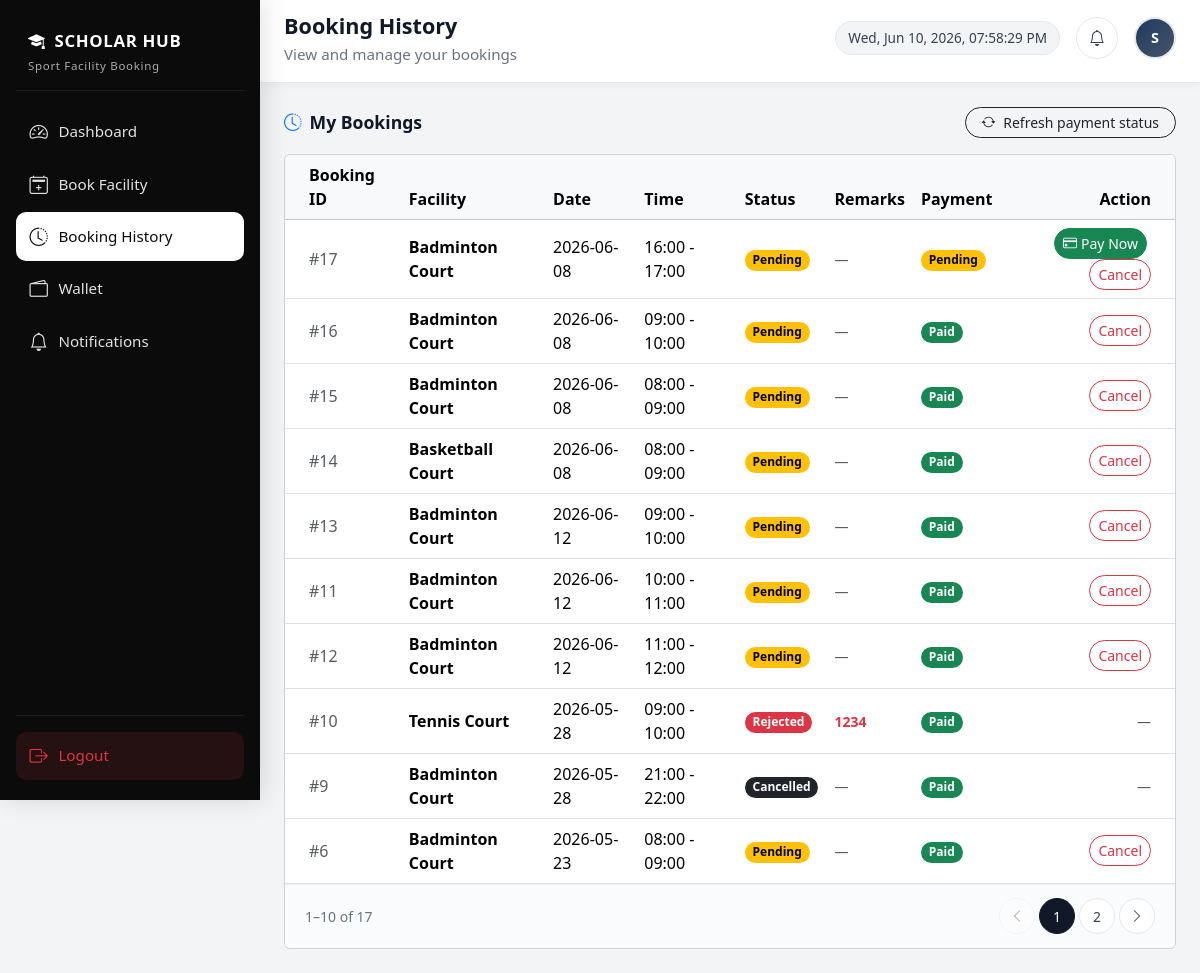
Page /booking_history.php (signed in) on the earlier database version.
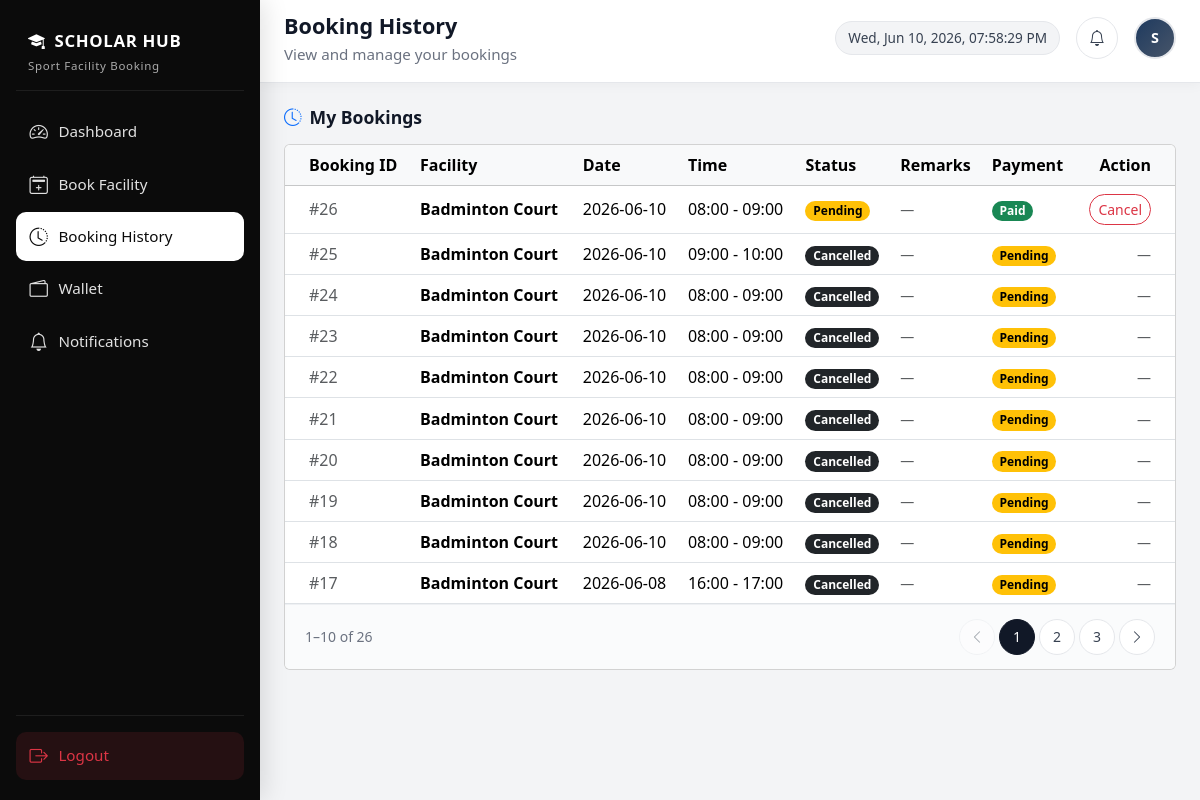
Same page on the later database version.
### tables this page shows
CREATE TABLE `bookings` (
  `booking_id` int(11) NOT NULL,
  `user_id` int(11) NOT NULL,
  `facility_type` varchar(50) NOT NULL,
  `court_id` int(11) DEFAULT NULL,
  `booking_date` date NOT NULL,
  `start_time` time NOT NULL,
  `end_time` time NOT NULL,
  `purpose` text DEFAULT NULL,
  `booking_status` enum('pending','approved','rejected','completed','cancelled') DEFAULT 'pending',
  `payment_method` varchar(50) DEFAULT NULL,
  `payment_amount` decimal(10,2) DEFAULT NULL,
  `payment_status` enum('pending','paid','failed','refunded') NOT NULL DEFAULT 'pending',
  `bill_code` varchar(100) DEFAULT NULL,
  `transaction_id` varchar(100) DEFAULT NULL,
  `paid_at` datetime DEFAULT NULL,
  `created_at` timestamp NOT NULL DEFAULT current_timestamp(),
  `reject_reason` text DEFAULT NULL
);

### config/toyyibpay.php (called while the page is built, shortened)
<?php
function toyyibpay_app_base_url(): string
{
    $host = isset($_SERVER['HTTP_HOST']) ? (string) $_SERVER['HTTP_HOST'] : 'localhost';
    $scheme = (!empty($_SERVER['HTTPS']) && $_SERVER['HTTPS'] !== 'off') ? 'https' : 'http';
    $projectDir = realpath(dirname(__DIR__)) ?: dirname(__DIR__);
    $docRoot = realpath($_SERVER['DOCUMENT_ROOT'] ?? '') ?: '';
    if ($docRoot !== '' && str_starts_with(str_replace('\\', '/', $projectDir), str_replace('\\', '/', $docRoot))) {
        $webPath = substr(str_replace('\\', '/', $projectDir), strlen(str_replace('\\', '/', $docRoot)));
        $webPath = '/' . trim($webPath, '/');
    } else {
        $webPath = '/project_Group13';
    }
    return rtrim($scheme . '://' . $host . $webPath, '/');
}
function toyyibpay_config(): array
{
    $secret = '';
    if ($secret === '') {
        $secret = trim((string) (getenv('TOYYIBPAY_SECRET_KEY') ?: ''));
    }
    $sandbox = TOYYIBPAY_USE_SANDBOX_DEFAULT;
    if (defined('TOYYIBPAY_USE_SANDBOX')) {
        $sandbox = (bool) TOYYIBPAY_USE_SANDBOX;
    } elseif (getenv('TOYYIBPAY_SANDBOX') !== false) {
        $sandbox = filter_var(getenv('TOYYIBPAY_SANDBOX'), FILTER_VALIDATE_BOOLEAN);
    }
    $apiHost = $sandbox ? 'https://dev.toyyibpay.com' : 'https://toyyibpay.com';
    $appBase = toyyibpay_app_base_url();
    return [
        'secret_key'    => $secret,
        'category_code' => TOYYIBPAY_CATEGORY_CODE,
        'api_base'      => $apiHost . '/index.php/api',
        'payment_base'  => $apiHost,
        'return_url'    => $appBase . '/payment_return.php',
        'callback_url'  => $appBase . '/payment_callback.php',
        'sandbox'       => $sandbox,
    ];
}
function toyyibpay_is_configured(): bool
{
    $c = toyyibpay_config();
    return $c['secret_key'] !== '' && $c['category_code'] !== '';
}

### booking_history.php (the view, shortened to what the changed rows need)
<?php
require __DIR__ . '/db.php';
require_once __DIR__ . '/includes/notification_helpers.php';
require_once __DIR__ . '/config/toyyibpay.php';
require_once __DIR__ . '/includes/list_pager.php';
$user_id = (int) ($_SESSION['user_id'] ?? 0);
$listPage = max(1, (int) ($_GET['page'] ?? 1));
$perPage = 10;
$bookings = [];
$bookingTotal = 0;
$countStmt = mysqli_prepare($conn, 'SELECT COUNT(*) AS c FROM bookings WHERE user_id = ?');
if ($countStmt) {
    mysqli_stmt_bind_param($countStmt, 'i', $user_id);
    mysqli_stmt_execute($countStmt);
    $countRes = mysqli_stmt_get_result($countStmt);
    $countRow = $countRes ? mysqli_fetch_assoc($countRes) : null;
    $bookingTotal = (int) ($countRow['c'] ?? 0);
}
$pagination = list_pager_meta($bookingTotal, $listPage, $perPage);
$pageItems = list_pager_page_items($pagination['page'], $pagination['total_pages']);
$sql = "SELECT b.*,
        CASE WHEN b.facility_type = 'snooker' THEN 'Snooker Room'
             WHEN b.facility_type = 'gym' THEN 'Gym Room'
             WHEN b.facility_type = 'swimming' THEN 'Swimming Pool'
             WHEN b.facility_type = 'track' THEN 'Track Field'
             WHEN b.facility_type = 'badminton' THEN 'Badminton Court'
             WHEN b.facility_type = 'basketball' THEN 'Basketball Court'
             WHEN b.facility_type = 'futsal' THEN 'Futsal Court'
             WHEN b.facility_type = 'tennis' THEN 'Tennis Court'
             WHEN b.facility_type = 'volleyball' THEN 'Volleyball Court'
             ELSE b.facility_type END as facility_name
        FROM bookings b
        WHERE b.user_id = ?
        ORDER BY b.created_at DESC
        LIMIT ? OFFSET ?";
$stmt = mysqli_prepare($conn, $sql);
if ($stmt) {
    $limit = $pagination['per_page'];
    $offset = $pagination['offset'];
    mysqli_stmt_bind_param($stmt, 'iii', $user_id, $limit, $offset);
    mysqli_stmt_execute($stmt);
    $res = mysqli_stmt_get_result($stmt);
    while ($row = mysqli_fetch_assoc($res)) {
        $bookings[] = $row;
    }
}
$has_pending_online_payment = false;
$pendingPayStmt = mysqli_prepare(
    $conn,
    "SELECT 1 FROM bookings
     WHERE user_id = ?
       AND LOWER(payment_status) = 'pending'
       AND bill_code IS NOT NULL AND bill_code != ''
       AND booking_status NOT IN ('cancelled', 'rejected')
     LIMIT 1"
);
if ($pendingPayStmt) {
    mysqli_stmt_bind_param($pendingPayStmt, 'i', $user_id);
    mysqli_stmt_execute($pendingPayStmt);
    mysqli_stmt_store_result($pendingPayStmt);
    $has_pending_online_payment = mysqli_stmt_num_rows($pendingPayStmt) > 0;
}
?>
<!DOCTYPE html>
<html lang="en">
<head>
    <link href="https://cdn.jsdelivr.net/npm/bootstrap@5.3.3/dist/css/bootstrap.min.css" rel="stylesheet">
    <link href="https://cdn.jsdelivr.net/npm/bootstrap-icons@1.11.3/font/bootstrap-icons.css" rel="stylesheet">
</head>
<body>
<div class="main-wrap" id="mainWrap">
                <?php include __DIR__ . '/includes/student_notification_bell.php'; ?>
    <main class="content-area">
        <div class="d-flex flex-wrap justify-content-between align-items-center gap-2 mb-3">
            <h2 class="section-title mb-0"><i class="bi bi-clock-history text-primary"></i> My Bookings</h2>
            <?php if ($has_pending_online_payment && toyyibpay_is_configured()): ?>
            <form method="post" class="m-0">
                <button type="submit" class="btn btn-sm btn-outline-dark rounded-pill px-3">
                    <i class="bi bi-arrow-repeat me-1"></i> Refresh payment status
                </button>
            </form>
            <?php endif; ?>
        </div>
        <div class="card card-soft p-0 overflow-hidden">
            <div class="table-responsive">
                <table class="table table-modern table-hover align-middle mb-0">
                    <thead class="table-light">
                        <tr>
                            <th class="ps-4">Booking ID</th>
                            <th>Facility</th>
                            <th>Date</th>
                            <th>Time</th>
                            <th>Status</th>
                            <th>Remarks</th>
                            <th>Payment</th>
                            <th class="pe-4 text-end">Action</th>
                        </tr>
                    </thead>
                    <tbody>
                        <?php if (empty($bookings)): ?>
                        <tr>
                            <td colspan="8" class="text-center py-4 text-muted">You have no bookings yet.</td>
                        </tr>
                        <?php else: ?>
                            <?php foreach ($bookings as $b):
                                $status_class = 'text-bg-secondary';
                                if ($b['booking_status'] === 'pending') $status_class = 'text-bg-warning';
                                elseif ($b['booking_status'] === 'approved') $status_class = 'text-bg-success';
                                elseif ($b['booking_status'] === 'rejected') $status_class = 'text-bg-danger';
                                elseif ($b['booking_status'] === 'cancelled') $status_class = 'text-bg-dark';
                            ?>
                            <tr>
                                <td class="ps-4 text-muted">#<?php echo htmlspecialchars($b['booking_id']); ?></td>
                                <td class="fw-semibold"><?php echo htmlspecialchars($b['facility_name']); ?></td>
                                <td><?php echo htmlspecialchars($b['booking_date']); ?></td>
                                <td><?php echo htmlspecialchars(substr($b['start_time'], 0, 5) . ' - ' . substr($b['end_time'], 0, 5)); ?></td>
                                <td>
                                    <span class="badge rounded-pill <?php echo $status_class; ?>">
                                        <?php echo ucfirst(htmlspecialchars($b['booking_status'])); ?>
                                    </span>
                                </td>
                                <td>
                                    <?php if ($b['booking_status'] === 'rejected'): ?>
                                        <?php if (!empty($b['reject_reason'])): ?>
                                            <span class="text-danger small fw-semibold"><?php echo htmlspecialchars($b['reject_reason']); ?></span>
                                        <?php else: ?>
                                            <span class="text-muted small">No remarks provided.</span>
                                        <?php endif; ?>
                                    <?php else: ?>
                                        <span class="text-muted small">—</span>
                                    <?php endif; ?>
                                </td>
                                <td>
                                    <?php
                                    $payStatus = strtolower((string) ($b['payment_status'] ?? 'pending'));
                                    $payBadge = 'text-bg-warning';
                                    $payLabel = 'Pending';
                                    if ($payStatus === 'paid') {
                                        $payBadge = 'text-bg-success';
                                        $payLabel = 'Paid';
                                    } elseif ($payStatus === 'failed') {
                                        $payBadge = 'text-bg-danger';
                                        $payLabel = 'Failed';
                                    }
                                    ?>
                                    <span class="badge rounded-pill <?php echo $payBadge; ?>"><?php echo $payLabel; ?></span>
                                </td>
                                <td class="pe-4 text-end">
                                    <?php if (in_array($payStatus, ['pending', 'failed'], true) && !in_array($b['booking_status'], ['cancelled', 'rejected'], true)): ?>
                                    <a href="create_bill.php?booking_id=<?php echo (int) $b['booking_id']; ?>" class="btn btn-sm btn-success rounded-pill me-1">
                                        <i class="bi bi-credit-card me-1"></i>Pay Now
                                    </a>
                                    <?php endif; ?>
                                    <?php if (in_array($b['booking_status'], ['pending', 'approved'])): ?>
                                    <form method="POST" style="display:inline;" onsubmit="return confirm('Are you sure you want to cancel this booking?');">
                                        <button type="submit" class="btn btn-sm btn-outline-danger rounded-pill">Cancel</button>
                                    </form>
                                    <?php elseif (!in_array($payStatus, ['pending', 'failed'], true) || in_array($b['booking_status'], ['cancelled', 'rejected'], true)): ?>
                                    <span class="text-muted small">—</span>
                                    <?php endif; ?>
                                </td>
                            </tr>
                            <?php endforeach; ?>
                        <?php endif; ?>
                    </tbody>
                </table>
            </div>
            <?php
            list_pager_render(
                $pagination,
                $pageItems,
                'booking_history.php',
                'booking',
                'bookings',
                [],
                'Booking pages'
            );
            ?>
        </div>
    </main>
</div>
</body>
</html>

### includes/list_pager.php (shortened to what the changed rows need)
<?php
function list_pager_meta(int $total, int $page, int $perPage = 10): array
{
    $perPage = max(1, min(50, $perPage));
    $page = max(1, $page);
    $totalPages = max(1, (int) ceil($total / $perPage));
    $offset = ($page - 1) * $perPage;
    $from = $total === 0 ? 0 : $offset + 1;
    $to = min($offset + $perPage, $total);
    return [
        'page' => $page,
        'per_page' => $perPage,
        'total' => $total,
        'total_pages' => $totalPages,
        'offset' => $offset,
        'from' => $from,
        'to' => $to,
    ];
}
function list_pager_url(string $baseUrl, int $page, array $extraParams = []): string
{
    $params = array_merge($extraParams, ['page' => $page]);
    $parts = [];
    foreach ($params as $key => $value) {
        $parts[] = urlencode((string) $key) . '=' . urlencode((string) $value);
    }
    return $baseUrl . ($parts !== [] ? '?' . implode('&', $parts) : '');
}
function list_pager_render(
    array $pagination,
    array $pageItems,
    string $baseUrl,
    string $itemLabelSingular = 'item',
    string $itemLabelPlural = '',
    array $extraParams = [],
    string $navLabel = 'Table pages'
): void {
    $label = $pagination['total'] === 1 ? $itemLabelSingular : $itemLabelPlural;
    ?>
    <div class="table-pager">
        <div class="table-pager-info">
            <?php if ($pagination['total'] <= $pagination['per_page']): ?>
                <?php echo (int) $pagination['total']; ?> <?php echo htmlspecialchars($label, ENT_QUOTES, 'UTF-8'); ?>
            <?php else: ?>
                <?php echo (int) $pagination['from']; ?>–<?php echo (int) $pagination['to']; ?>
                of <?php echo (int) $pagination['total']; ?>
            <?php endif; ?>
        </div>
        <?php if ($pagination['total_pages'] > 1): ?>
        <nav class="table-pager-nav" aria-label="<?php echo htmlspecialchars($navLabel, ENT_QUOTES, 'UTF-8'); ?>">
            <?php
            $prevPage = max(1, $pagination['page'] - 1);
            $nextPage = min($pagination['total_pages'], $pagination['page'] + 1);
            $prevDisabled = $pagination['page'] <= 1;
            $nextDisabled = $pagination['page'] >= $pagination['total_pages'];
            ?>
            <a href="<?php echo htmlspecialchars(list_pager_url($baseUrl, $prevPage, $extraParams), ENT_QUOTES, 'UTF-8'); ?>"
               class="table-pager-btn <?php echo $prevDisabled ? 'disabled' : ''; ?>"
               aria-label="Previous page"
               <?php echo $prevDisabled ? 'tabindex="-1"' : ''; ?>>
                <i class="bi bi-chevron-left"></i>
            </a>
            <?php foreach ($pageItems as $item): ?>
                <?php if ($item === '…'): ?>
                    <span class="table-pager-ellipsis">…</span>
                <?php else: ?>
                    <a href="<?php echo htmlspecialchars(list_pager_url($baseUrl, (int) $item, $extraParams), ENT_QUOTES, 'UTF-8'); ?>"
                       class="table-pager-btn <?php echo (int) $item === $pagination['page'] ? 'active' : ''; ?>"
                       <?php echo (int) $item === $pagination['page'] ? 'aria-current="page"' : ''; ?>>
                        <?php echo (int) $item; ?>
                    </a>
                <?php endif; ?>
            <?php endforeach; ?>
            <a href="<?php echo htmlspecialchars(list_pager_url($baseUrl, $nextPage, $extraParams), ENT_QUOTES, 'UTF-8'); ?>"
               class="table-pager-btn <?php echo $nextDisabled ? 'disabled' : ''; ?>"
               aria-label="Next page"
               <?php echo $nextDisabled ? 'tabindex="-1"' : ''; ?>>
                <i class="bi bi-chevron-right"></i>
            </a>
        </nav>
        <?php endif; ?>
    </div>
    <?php
}

Differences in the rows shown:
no longer on this page (row unchanged): bookings: booking_id "16", facility_name "Badminton Court", booking_date "2026-06-08", start_time+end_time "09:00 - 10:00", booking_status "Pending", payment_status "Paid"
no longer on this page (row unchanged): bookings: booking_id "15", facility_name "Badminton Court", booking_date "2026-06-08", start_time+end_time "08:00 - 09:00", booking_status "Pending", payment_status "Paid"
no longer on this page (row unchanged): bookings: booking_id "14", facility_name "Basketball Court", booking_date "2026-06-08", start_time+end_time "08:00 - 09:00", booking_status "Pending", payment_status "Paid"
no longer on this page (row unchanged): bookings: booking_id "13", facility_name "Badminton Court", booking_date "2026-06-12", start_time+end_time "09:00 - 10:00", booking_status "Pending", payment_status "Paid"
no longer on this page (row unchanged): bookings: booking_id "11", facility_name "Badminton Court", booking_date "2026-06-12", start_time+end_time "10:00 - 11:00", booking_status "Pending", payment_status "Paid"
no longer on this page (row unchanged): bookings: booking_id "12", facility_name "Badminton Court", booking_date "2026-06-12", start_time+end_time "11:00 - 12:00", booking_status "Pending", payment_status "Paid"
no longer on this page (row unchanged): bookings: booking_id "10", facility_name "Tennis Court", booking_date "2026-05-28", start_time+end_time "09:00 - 10:00", booking_status "Rejected", reject_reason "1234", payment_status "Paid", court "1"
no longer on this page (row unchanged): bookings: booking_id "9", facility_name "Badminton Court", booking_date "2026-05-28", start_time+end_time "21:00 - 22:00", booking_status "Cancelled", payment_status "Paid"
no longer on this page (row unchanged): bookings: booking_id "6", facility_name "Badminton Court", booking_date "2026-05-23", start_time+end_time "08:00 - 09:00", booking_status "Pending", payment_status "Paid"
added bookings: booking_id "26", facility_name "Badminton Court", booking_date "2026-06-10", start_time+end_time "08:00 - 09:00", booking_status "Pending", payment_status "Paid"
added bookings: booking_id "25", facility_name "Badminton Court", booking_date "2026-06-10", start_time+end_time "09:00 - 10:00", booking_status "Cancelled", payLabel "Pending"
added bookings: booking_id "24", facility_name "Badminton Court", booking_date "2026-06-10", start_time+end_time "08:00 - 09:00", booking_status "Cancelled", payLabel "Pending"
added bookings: booking_id "23", facility_name "Badminton Court", booking_date "2026-06-10", start_time+end_time "08:00 - 09:00", booking_status "Cancelled", payLabel "Pending"
added bookings: booking_id "22", facility_name "Badminton Court", booking_date "2026-06-10", start_time+end_time "08:00 - 09:00", booking_status "Cancelled", payLabel "Pending"
added bookings: booking_id "21", facility_name "Badminton Court", booking_date "2026-06-10", start_time+end_time "08:00 - 09:00", booking_status "Cancelled", payLabel "Pending"
added bookings: booking_id "20", facility_name "Badminton Court", booking_date "2026-06-10", start_time+end_time "08:00 - 09:00", booking_status "Cancelled", payLabel "Pending"
added bookings: booking_id "19", facility_name "Badminton Court", booking_date "2026-06-10", start_time+end_time "08:00 - 09:00", booking_status "Cancelled", payLabel "Pending"
added bookings: booking_id "18", facility_name "Badminton Court", booking_date "2026-06-10", start_time+end_time "08:00 - 09:00", booking_status "Cancelled", payLabel "Pending"
changed bookings id 17: booking_status "Pending" → "Cancelled"; booking_status "Pay Now Cancel" → "—"
Other differences:
$pagination['from']: (not shown) → "1"
$pagination['to']: (not shown) → "10"
$pagination['total']: "17" → "26"
new list line: "3"
text no longer shown: "Refresh payment status"
